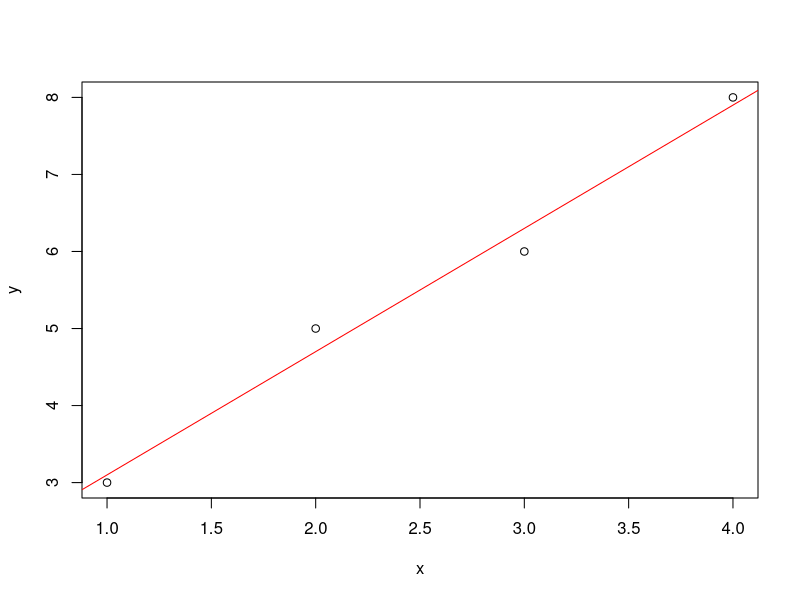

Reproduce this figure in R.
x <-  c(1,2,3,4)
y <- c(3,5,6,8)
dados <- data.frame(x,y)
model <- lm(y~x,dados)
plot(y ~ x)
abline(model, col = "red")
print(summary(model))
predict(model,data.frame(x=20))
